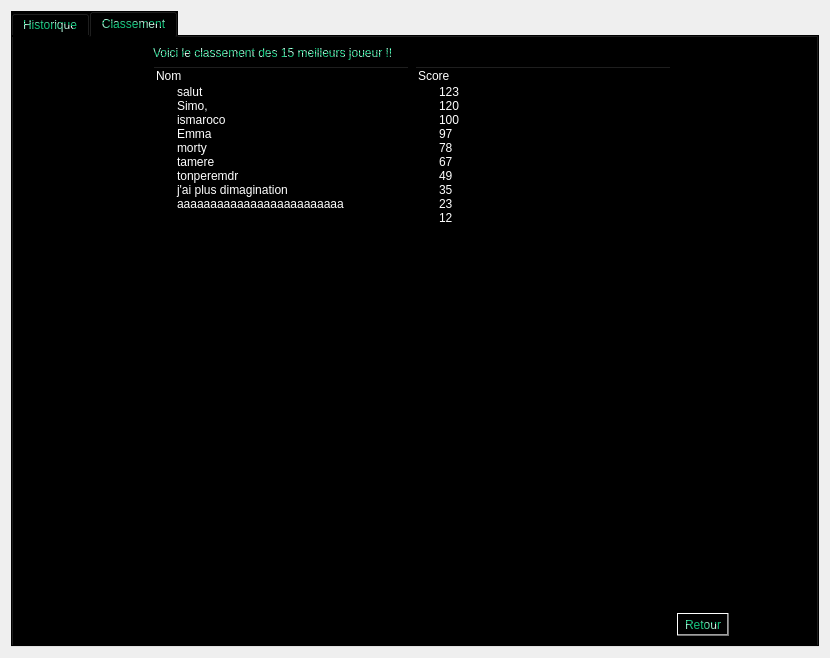
<?xml version="1.0" encoding="UTF-8"?>
<ui version="4.0">
 <class>DetailsWidget</class>
 <widget class="QWidget" name="DetailsWidget">
  <property name="geometry">
   <rect>
    <x>0</x>
    <y>0</y>
    <width>830</width>
    <height>658</height>
   </rect>
  </property>
  <property name="windowTitle">
   <string>Form</string>
  </property>
  <property name="styleSheet">
   <string notr="true">background-image: url(:/wallpaper/UI/Resources/cropped-1920-1080-521477.jpg);
font: 75 oblique 13pt &quot;Tlwg Typist&quot;;</string>
  </property>
  <layout class="QHBoxLayout" name="horizontalLayout">
   <item>
    <widget class="QTabWidget" name="Tab_DetailsWidget">
     <property name="styleSheet">
      <string notr="true">color: qradialgradient(spread:repeat, cx:0.43, cy:0.739, radius:0.5, fx:0.286, fy:0.358, stop:0.402985 rgba(18, 196, 125, 255), stop:1 rgba(255, 255, 255, 255));
background-color: rgb(0, 0, 0);</string>
     </property>
     <property name="currentIndex">
      <number>1</number>
     </property>
     <property name="iconSize">
      <size>
       <width>24</width>
       <height>24</height>
      </size>
     </property>
     <widget class="QWidget" name="tab">
      <attribute name="icon">
       <iconset resource="../images_widget.qrc">
        <normaloff>:/icons/UI/Resources/icons8-bookmark-64.png</normaloff>:/icons/UI/Resources/icons8-bookmark-64.png</iconset>
      </attribute>
      <attribute name="title">
       <string>Historique</string>
      </attribute>
      <layout class="QHBoxLayout" name="horizontalLayout_2">
       <item>
        <layout class="QGridLayout" name="Historique_gridLayout">
         <item row="0" column="2">
          <spacer name="horizontalSpacer">
           <property name="orientation">
            <enum>Qt::Horizontal</enum>
           </property>
           <property name="sizeHint" stdset="0">
            <size>
             <width>40</width>
             <height>20</height>
            </size>
           </property>
          </spacer>
         </item>
         <item row="2" column="2" alignment="Qt::AlignRight">
          <widget class="QToolButton" name="Return_HistoriqueToolButton">
           <property name="styleSheet">
            <string notr="true">background-color: qlineargradient(spread:pad, x1:1, y1:0, x2:1, y2:0, stop:0 rgba(0, 0, 0, 255), stop:1 rgba(255, 255, 255, 255));</string>
           </property>
           <property name="text">
            <string>Retour</string>
           </property>
           <property name="icon">
            <iconset resource="../images_widget.qrc">
             <normaloff>:/icons/UI/Resources/left-arrow.png</normaloff>:/icons/UI/Resources/left-arrow.png</iconset>
           </property>
           <property name="iconSize">
            <size>
             <width>24</width>
             <height>24</height>
            </size>
           </property>
           <property name="toolButtonStyle">
            <enum>Qt::ToolButtonTextBesideIcon</enum>
           </property>
          </widget>
         </item>
         <item row="0" column="1">
          <widget class="QLineEdit" name="Name_pseudo_Historique_lineEdit">
           <property name="autoFillBackground">
            <bool>false</bool>
           </property>
           <property name="styleSheet">
            <string notr="true">color: rgb(255, 255, 255);</string>
           </property>
           <property name="maxLength">
            <number>25</number>
           </property>
           <property name="placeholderText">
            <string>Pseudo</string>
           </property>
          </widget>
         </item>
         <item row="0" column="0">
          <widget class="QLabel" name="Name_pseudoHistoriqueLabel">
           <property name="text">
            <string>Quel joueur vous intéresse ? :</string>
           </property>
          </widget>
         </item>
         <item row="1" column="0" colspan="3">
          <widget class="QPlainTextEdit" name="Historique_display_plainTextEdit">
           <property name="styleSheet">
            <string notr="true">background-color: qlineargradient(spread:repeat, x1:0.835821, y1:0.119, x2:1, y2:0, stop:0 rgba(255, 28, 103, 255), stop:1 rgba(255, 255, 255, 255));</string>
           </property>
           <property name="plainText">
            <string/>
           </property>
           <property name="cursorWidth">
            <number>0</number>
           </property>
           <property name="textInteractionFlags">
            <set>Qt::TextSelectableByKeyboard|Qt::TextSelectableByMouse</set>
           </property>
           <property name="backgroundVisible">
            <bool>false</bool>
           </property>
           <property name="centerOnScroll">
            <bool>true</bool>
           </property>
          </widget>
         </item>
        </layout>
       </item>
      </layout>
     </widget>
     <widget class="QWidget" name="tab_2">
      <attribute name="icon">
       <iconset resource="../images_widget.qrc">
        <normaloff>:/icons/UI/Resources/icons8-bookmark-100.png</normaloff>:/icons/UI/Resources/icons8-bookmark-100.png</iconset>
      </attribute>
      <attribute name="title">
       <string>Classement</string>
      </attribute>
      <layout class="QHBoxLayout" name="horizontalLayout_3">
       <item>
        <layout class="QGridLayout" name="Classement_gridLayout">
         <item row="1" column="1">
          <widget class="QTreeWidget" name="Nom_Classement_treeWidget">
           <property name="styleSheet">
            <string notr="true">color: rgb(255, 255, 255);</string>
           </property>
           <column>
            <property name="text">
             <string>Nom</string>
            </property>
           </column>
           <item>
            <property name="text">
             <string>salut</string>
            </property>
           </item>
           <item>
            <property name="text">
             <string>Simo,</string>
            </property>
           </item>
           <item>
            <property name="text">
             <string>ismaroco</string>
            </property>
           </item>
           <item>
            <property name="text">
             <string>Emma</string>
            </property>
           </item>
           <item>
            <property name="text">
             <string>morty</string>
            </property>
           </item>
           <item>
            <property name="text">
             <string>tamere</string>
            </property>
           </item>
           <item>
            <property name="text">
             <string>tonperemdr</string>
            </property>
           </item>
           <item>
            <property name="text">
             <string>j'ai plus dimagination</string>
            </property>
           </item>
           <item>
            <property name="text">
             <string>aaaaaaaaaaaaaaaaaaaaaaaaa</string>
            </property>
           </item>
          </widget>
         </item>
         <item row="1" column="3">
          <spacer name="horizontalSpacer_2">
           <property name="orientation">
            <enum>Qt::Horizontal</enum>
           </property>
           <property name="sizeHint" stdset="0">
            <size>
             <width>40</width>
             <height>20</height>
            </size>
           </property>
          </spacer>
         </item>
         <item row="3" column="3">
          <widget class="QToolButton" name="Return_ClassementToolButton">
           <property name="styleSheet">
            <string notr="true">background-color: qlineargradient(spread:pad, x1:1, y1:0, x2:1, y2:0, stop:0 rgba(0, 0, 0, 255), stop:1 rgba(255, 255, 255, 255));</string>
           </property>
           <property name="text">
            <string>Retour</string>
           </property>
           <property name="icon">
            <iconset resource="../images_widget.qrc">
             <normaloff>:/icons/UI/Resources/left-arrow.png</normaloff>:/icons/UI/Resources/left-arrow.png</iconset>
           </property>
           <property name="iconSize">
            <size>
             <width>24</width>
             <height>24</height>
            </size>
           </property>
           <property name="toolButtonStyle">
            <enum>Qt::ToolButtonTextBesideIcon</enum>
           </property>
          </widget>
         </item>
         <item row="0" column="1">
          <widget class="QLabel" name="messgae_ClassementLabel">
           <property name="text">
            <string>Voici le classement des 15 meilleurs joueur !! </string>
           </property>
          </widget>
         </item>
         <item row="1" column="0">
          <spacer name="horizontalSpacer_3">
           <property name="orientation">
            <enum>Qt::Horizontal</enum>
           </property>
           <property name="sizeHint" stdset="0">
            <size>
             <width>40</width>
             <height>20</height>
            </size>
           </property>
          </spacer>
         </item>
         <item row="1" column="2">
          <widget class="QTreeWidget" name="Score_Classement_treeWidget">
           <property name="styleSheet">
            <string notr="true">color: rgb(255, 255, 255);</string>
           </property>
           <column>
            <property name="text">
             <string>Score</string>
            </property>
           </column>
           <item>
            <property name="text">
             <string>123</string>
            </property>
           </item>
           <item>
            <property name="text">
             <string>120</string>
            </property>
           </item>
           <item>
            <property name="text">
             <string>100</string>
            </property>
           </item>
           <item>
            <property name="text">
             <string>97</string>
            </property>
           </item>
           <item>
            <property name="text">
             <string>78</string>
            </property>
           </item>
           <item>
            <property name="text">
             <string>67</string>
            </property>
           </item>
           <item>
            <property name="text">
             <string>49</string>
            </property>
           </item>
           <item>
            <property name="text">
             <string>35</string>
            </property>
           </item>
           <item>
            <property name="text">
             <string>23</string>
            </property>
           </item>
           <item>
            <property name="text">
             <string>12</string>
            </property>
           </item>
          </widget>
         </item>
        </layout>
       </item>
      </layout>
     </widget>
    </widget>
   </item>
  </layout>
 </widget>
 <tabstops>
  <tabstop>Name_pseudo_Historique_lineEdit</tabstop>
  <tabstop>Historique_display_plainTextEdit</tabstop>
 </tabstops>
 <resources>
  <include location="../images_widget.qrc"/>
 </resources>
 <connections/>
</ui>
